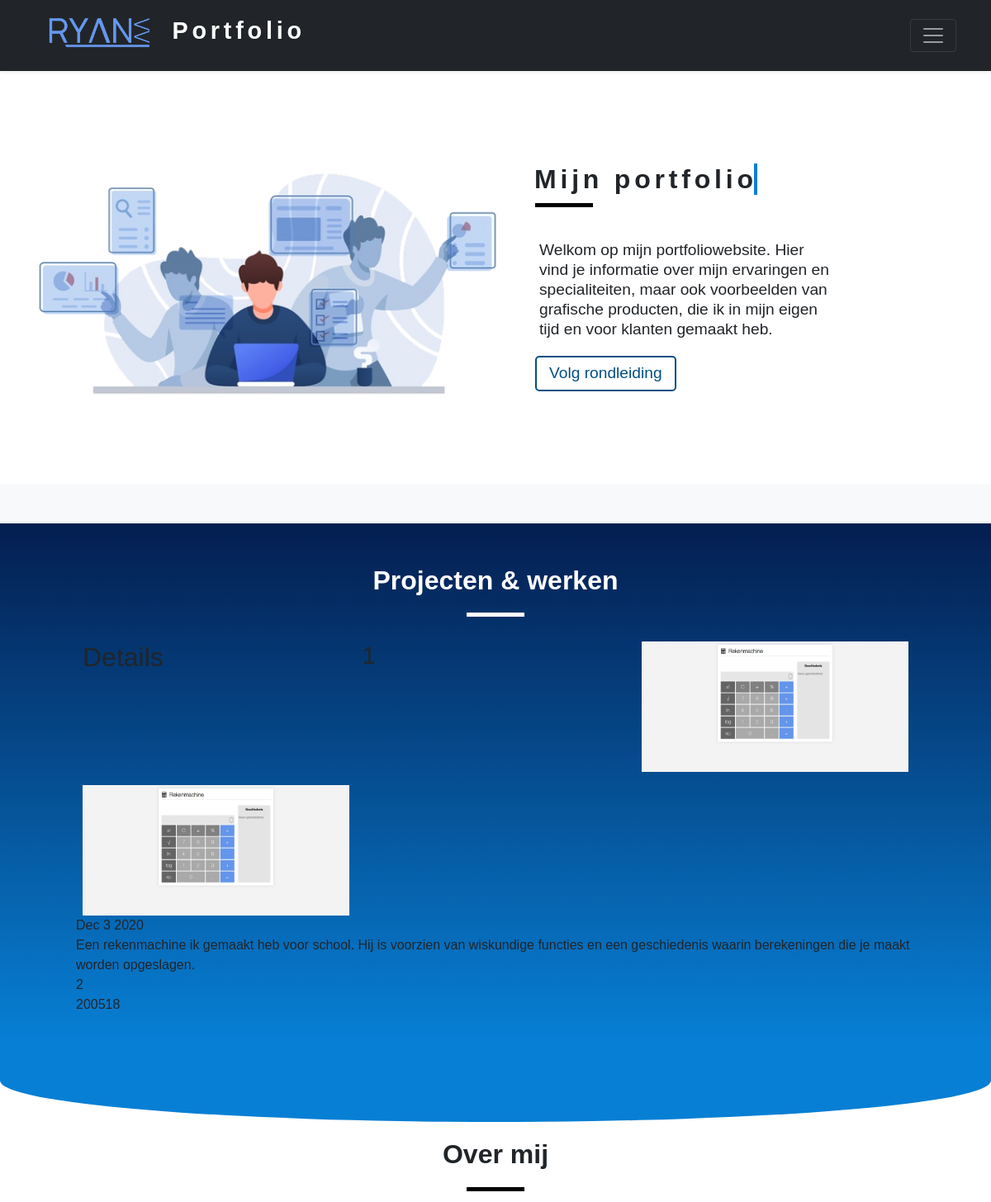
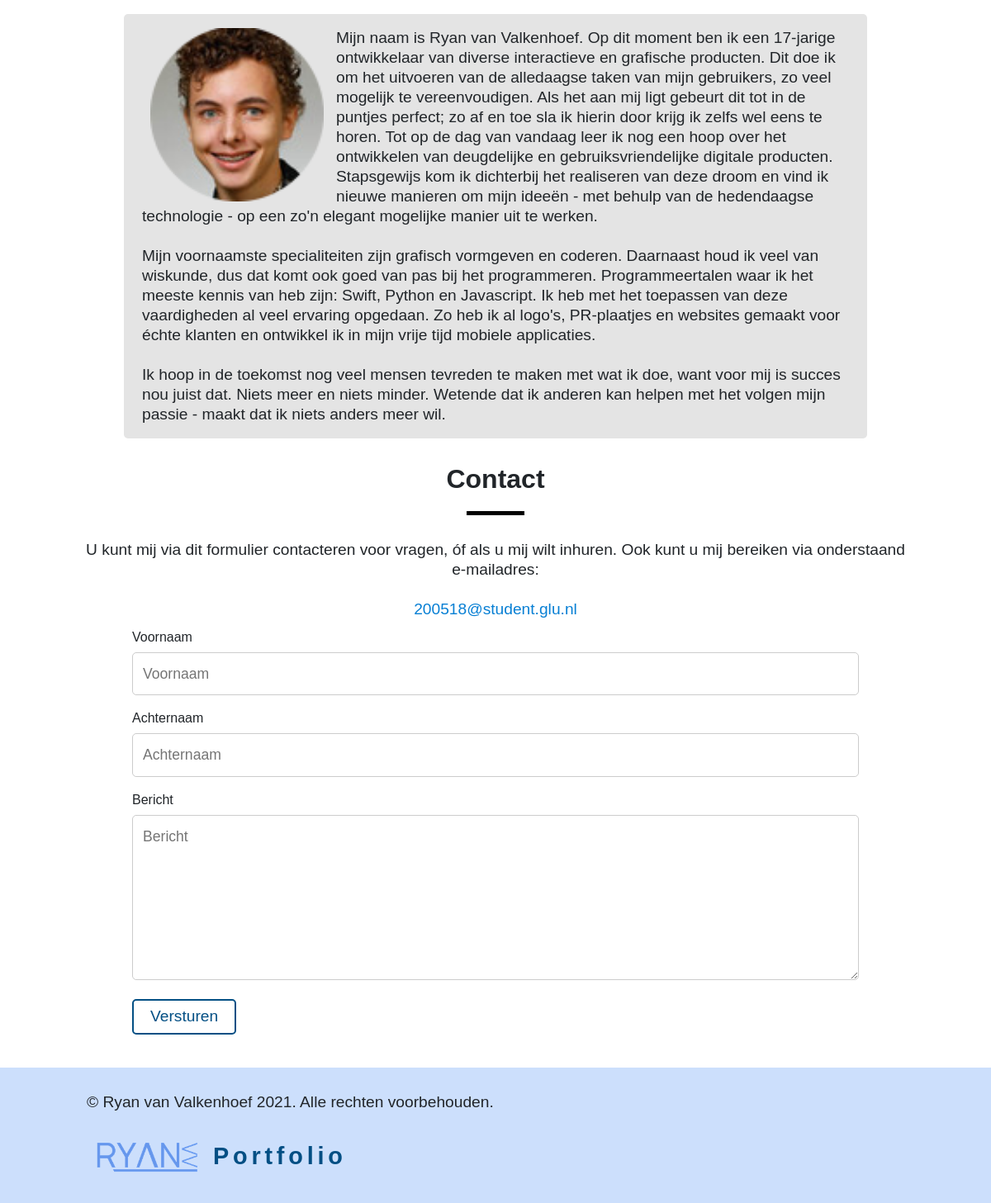
The app's page /werken/1 with its own data (2 pictures, top to bottom).
### werken/models.py (models this page shows, shortened)
class Werken(models.Model):
    title = models.CharField(max_length=200)
    body = models.TextField()
    url = models.TextField()
    pub_date = models.DateTimeField()
    image = models.ImageField(upload_to='media/images/')
    icon = models.ImageField(upload_to='media/icon/')
    votes_total = models.IntegerField(default=1)
    hunter = models.ForeignKey(User, on_delete=models.CASCADE)
    def summary(self):
        return self.body[:200]
    def pub_date_pretty(self):
        return self.pub_date.strftime('%b %e %Y')

### werken/views.py (the view)
# urls.py: path('<int:werken_id>', views.detail, name='detail'),
def detail(request, werken_id):
    werk = get_object_or_404(Werken, pk=werken_id)
    return render(request, 'werken/detail.html', {'werk': werk})

### werken/templates/werken/detail.html
{% extends 'index.html' %}
{% block content %}
<div class="jumbotron"><h2>Details</h2></div>
<br>
        <h1>{{ werk.id }}</h1>
        <img src="{{ werk.icon.url}}"/>
        <img src="{{ werk.image.url }}"/>
        {{ werk.pub_date_pretty }}<br>
        {{ werk.summary }}<br>
        {{ werk.votes_total }}<br>
        {{ werk.hunter.username }}<br>
{% endblock %}

### portfolio/static/css/stylesheet.css (style rules this page uses)
* { margin: 0; padding: 0; box-sizing: border-box; font-family: futura-pt, sans-serif; }
html { scroll-behavior: smooth; }
h2::after { border: solid 4px white; background: white; width: 80px; height: 2px; }
#logo, h1 { max-height: 52px; font-size: 1.8rem; letter-spacing: 0.3rem; }

### records on screen
Werken: icon (picture), image (picture), pub_date_pretty "Dec 3 2020", summary "Een rekenmachine ik gemaakt heb voor school. Hij is voorzien van wiskundige functies en een geschiedenis waarin berekeningen die je maakt worden opgeslagen.", votes_total "2", hunter.username "200518"
